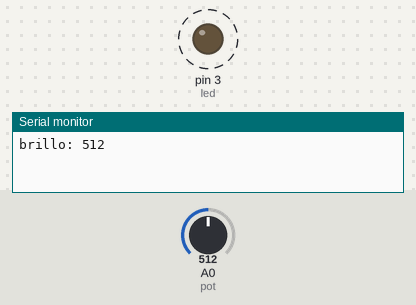
Bench run of a sketch on a simulated Arduino Uno, built with avr-gcc and run on an emulated ATmega328P. On the bench: output pins drawn as LEDs (lit = HIGH), the last lines printed to the serial monitor. Dashed ring = blinking. Inputs (shaded band) come from the test bench; at power-on: A0 (pot) = 512.

Above: at 1.8 s.
1.9 s: A0 (pot) set to 306
At 2.2 s:
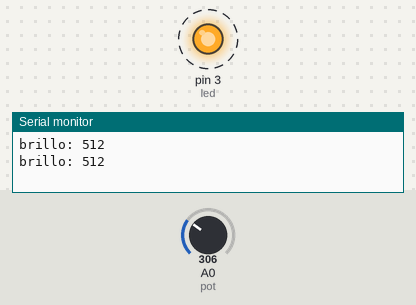
5.9 s: A0 (pot) set to 900
10.0 s: A0 (pot) set to 1023
12.3 s: A0 (pot) set to 0
At 13.1 s:
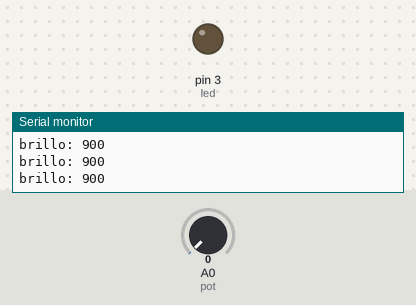
14.2 s: A0 (pot) set to 122
At 14.51 s:
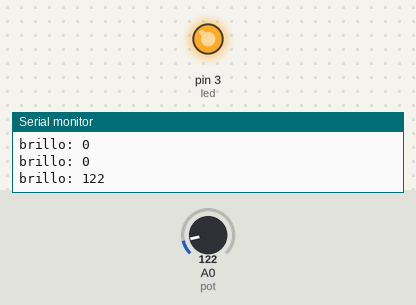
Timing chart, 0 to 18.7 s (numbered marks = the images above; inputs shaded):
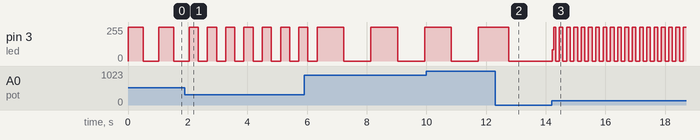

Measured:
- after the input at 1.9 s, pin 3 (led): alternates 255/255 for 0.31 s and 0/255 for 0.31 s, starting after 0.46 s
- after the input at 12.3 s, pin 3 (led): goes on until 12.8 s, then stays 0/255
- after the input at 14.2 s, pin 3 (led): 0/255 → 84/255 at once, then moves between 0/255 and 255/255, repeating every 0.49 s
- by itself, pin 3 (led): alternates 255/255 for 0.51 s and 0/255 for 0.51 s

The sketch:

Led_con_Potenciometro.ino
```cpp
int led = 3; //led señal digital
int pot = 0; //potenciometro señal analogica A0
int brillo;

void setup() {
  Serial.begin(9600);
  pinMode(led,OUTPUT);
  //los pins analógicos se declaran como entrada automáticamente
}

void loop() {
  brillo = analogRead(pot); //con valores de 0 a 1023
  digitalWrite(led,HIGH);
  delay(brillo);
  digitalWrite(led,LOW);
  delay(brillo);

  Serial.print("brillo: ");
  Serial.println(brillo);  //COMENTAR, ESTO ES SOLO PARA VER LAS SALIDAS
  analogWrite(led, brillo); //con valores de 0 a 255
  }
```
